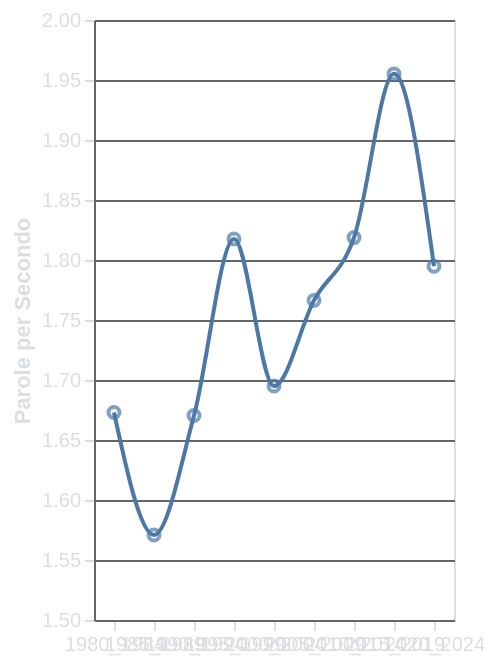

Specify this chart in Vega-Lite:
### Vega-Lite specification from a JSON file in a GitHub repository (floating-point values rounded to 4 significant figures)
{"$schema": "https://vega.github.io/schema/vega-lite/v5.17.0.json", "config": {"axis": {"domainColor": "#666666", "gridColor": "#666666", "labelColor": "#DBDEE1", "tickColor": "#DBDEE1", "titleColor": "#DBDEE1"}, "background": "transparent", "legend": {"labelColor": "#DBDEE1", "titleColor": "#DBDEE1"}, "title": {"color": "#DBDEE1", "fontSize": 16}}, "data": {"name": "data-b15f76c50de0d5e8099fab9b6759c91b"}, "datasets": {"data-b15f76c50de0d5e8099fab9b6759c91b": [{"Lustro": "1980_1984", "Parole per Secondo": 1.673}, {"Lustro": "1985_1989", "Parole per Secondo": 1.571}, {"Lustro": "1990_1994", "Parole per Secondo": 1.67}, {"Lustro": "1995_1999", "Parole per Secondo": 1.818}, {"Lustro": "2000_2004", "Parole per Secondo": 1.695}, {"Lustro": "2005_2009", "Parole per Secondo": 1.766}, {"Lustro": "2010_2014", "Parole per Secondo": 1.819}, {"Lustro": "2015_2019", "Parole per Secondo": 1.955}, {"Lustro": "2020_2024", "Parole per Secondo": 1.795}]}, "height": "container", "layer": [{"encoding": {"tooltip": [{"field": "Lustro", "type": "ordinal"}, {"field": "Parole per Secondo", "type": "quantitative"}], "x": {"axis": {"labelAngle": 0}, "field": "Lustro", "title": "", "type": "ordinal"}, "y": {"field": "Parole per Secondo", "scale": {"domain": [1.5, 2]}, "title": "Parole per Secondo", "type": "quantitative"}}, "mark": {"interpolate": "monotone", "type": "line"}}, {"encoding": {"tooltip": [{"field": "Lustro", "type": "ordinal"}, {"field": "Parole per Secondo", "format": ".2f", "type": "quantitative"}], "x": {"field": "Lustro", "type": "ordinal"}, "y": {"field": "Parole per Secondo", "type": "quantitative"}}, "mark": {"type": "point"}}], "width": "container"}
